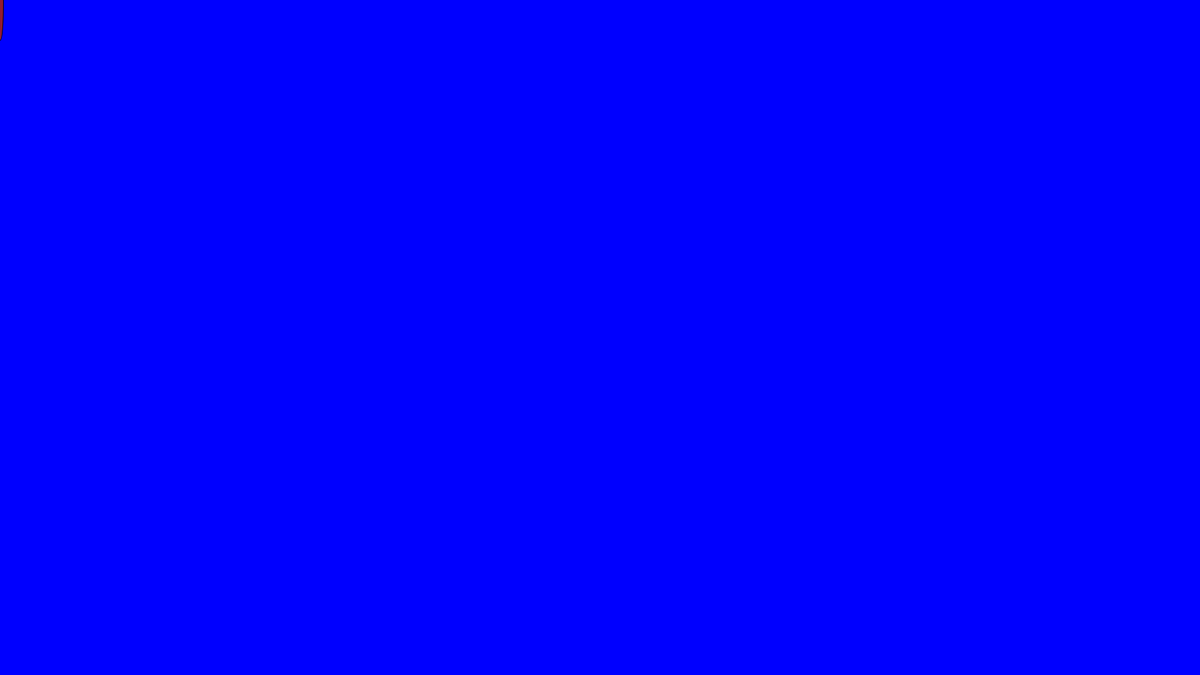
Frame 1 (no input)
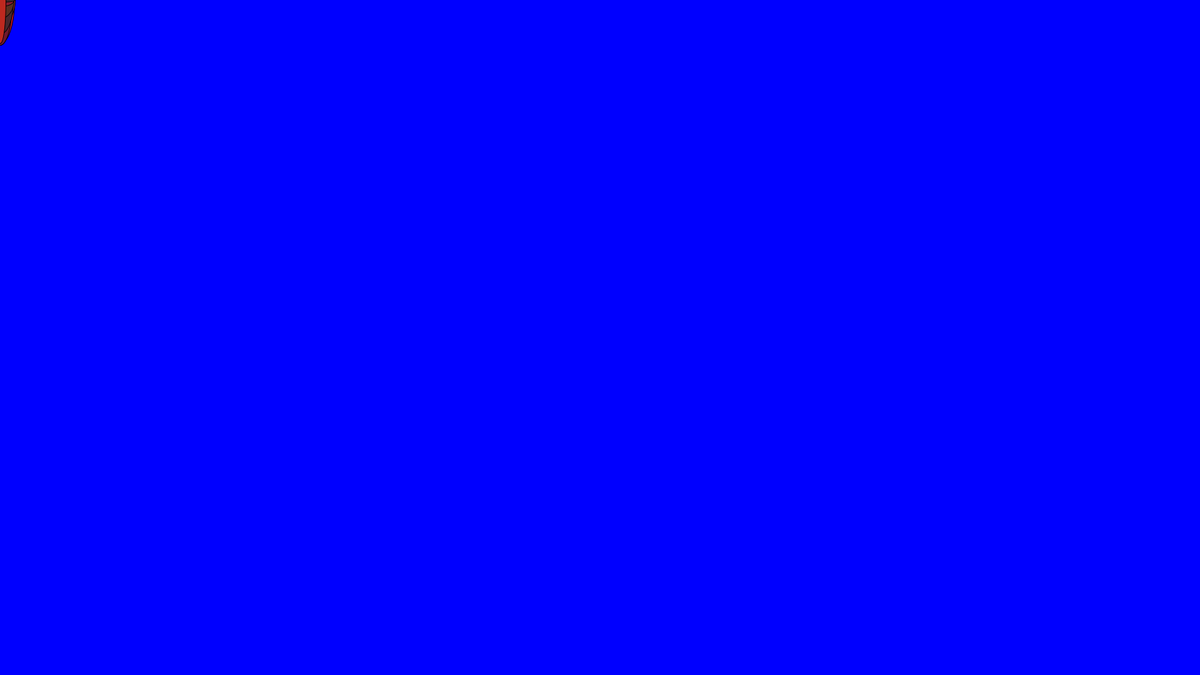
Frame 60 (the mouse pressed at the canvas centre just before this capture)
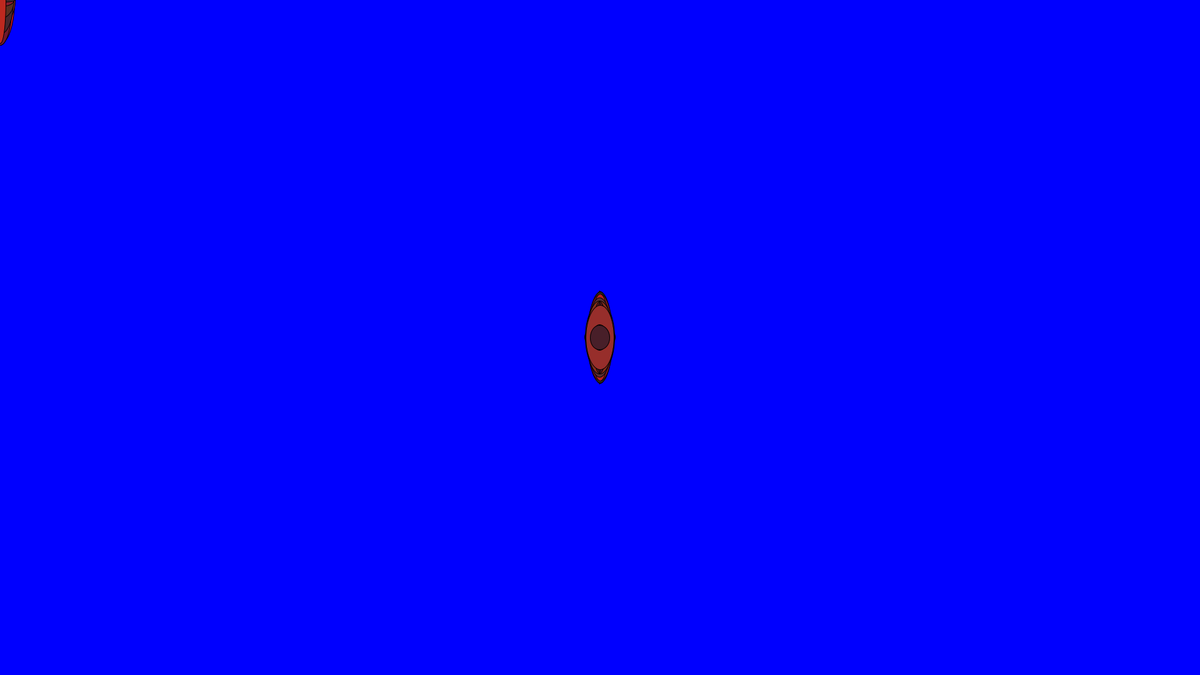
Frame 120 (the mouse held since frame 60 and released just before this capture)

The Processing sketch that drew these frames (run headless with seeded random() and noise(); from frame 60 on, the mouse is pressed at the canvas centre):

// Processing sketch: sketch4
// ── sketch4.pde
void setup(){
size(1920,1080); 
background(0,0,255);

}


void draw(){
//backgroundd(0,0,255);
  fill(random(50,200),random(20,50),random(20,50));
  ellipse(mouseX,mouseY,random(50),random(150));
}
